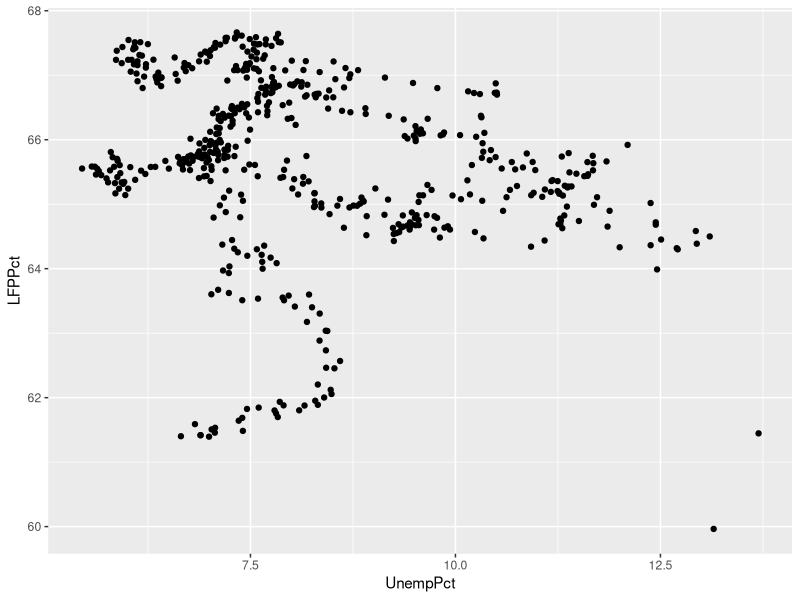
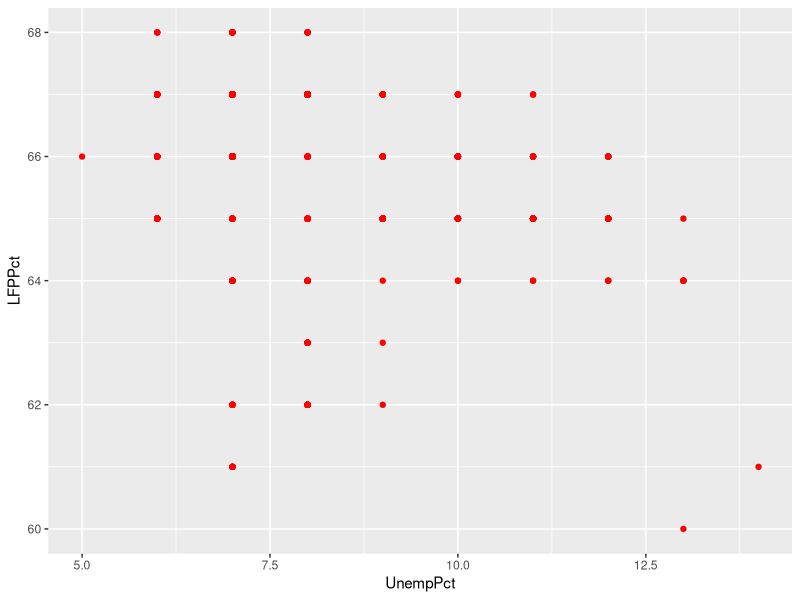
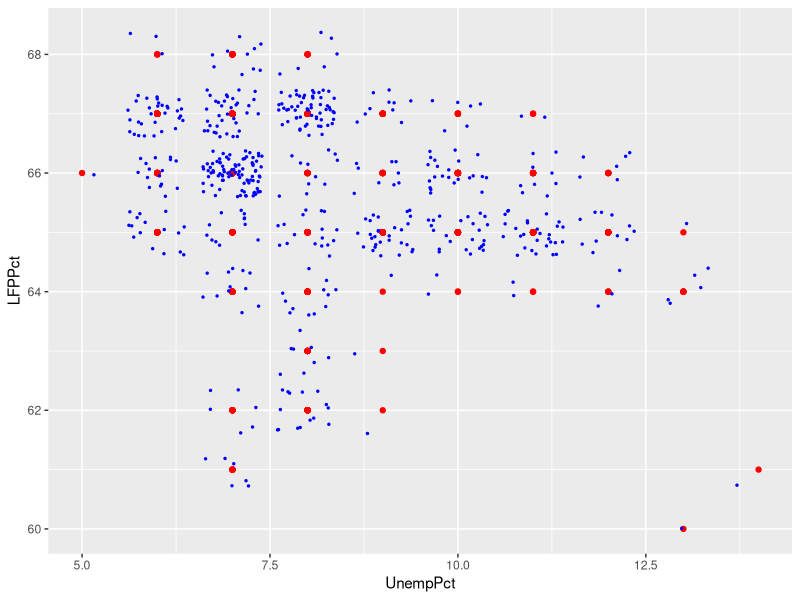
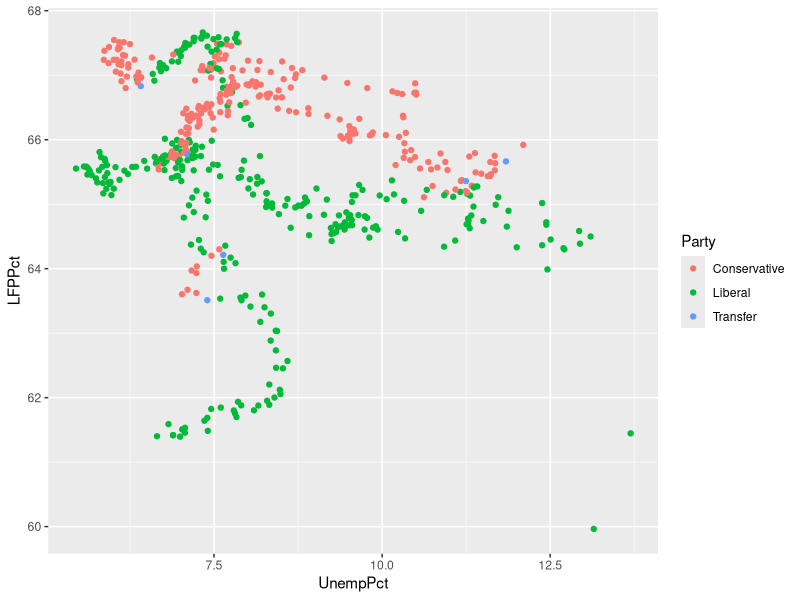
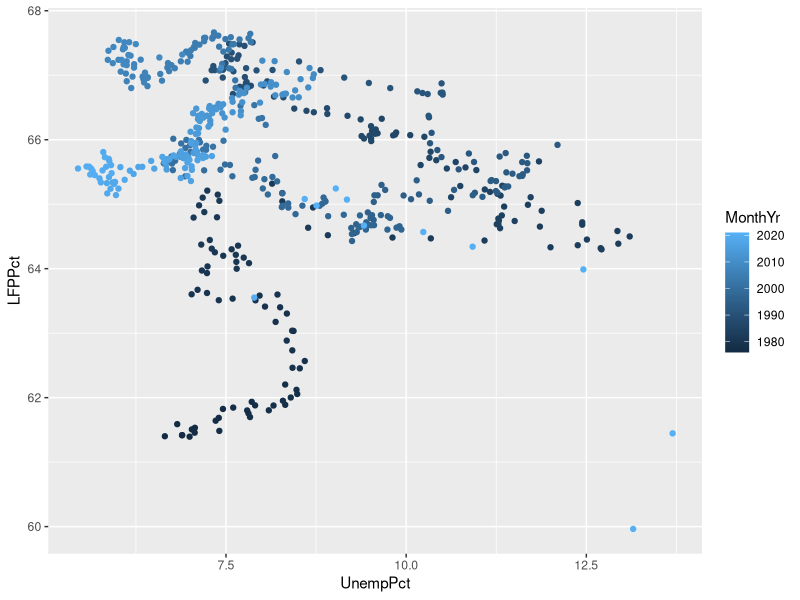
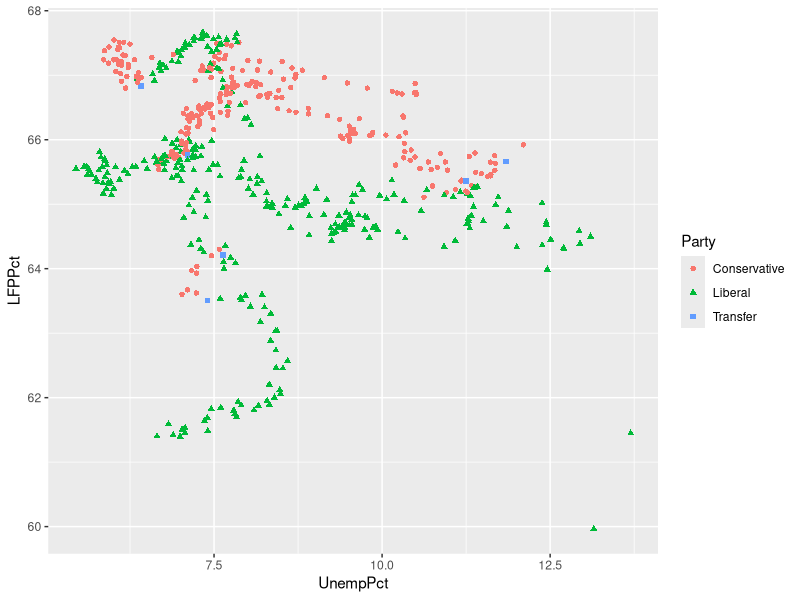
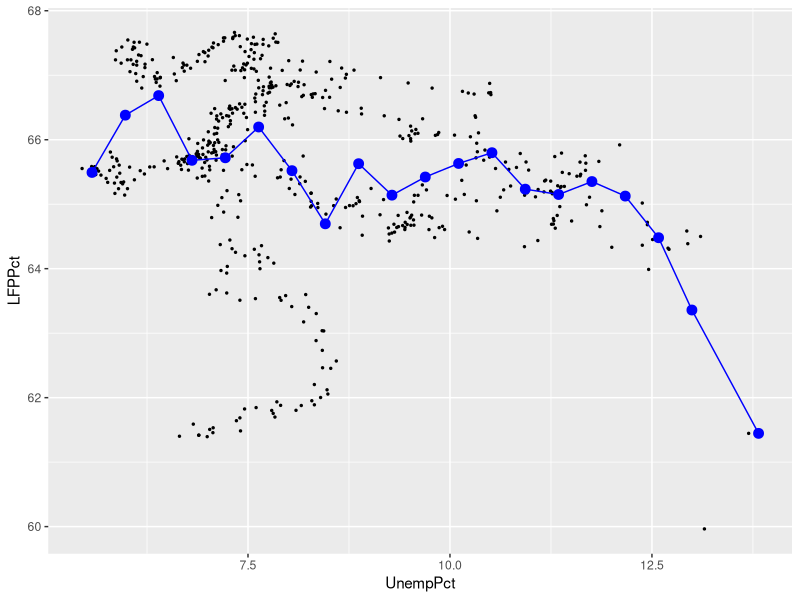
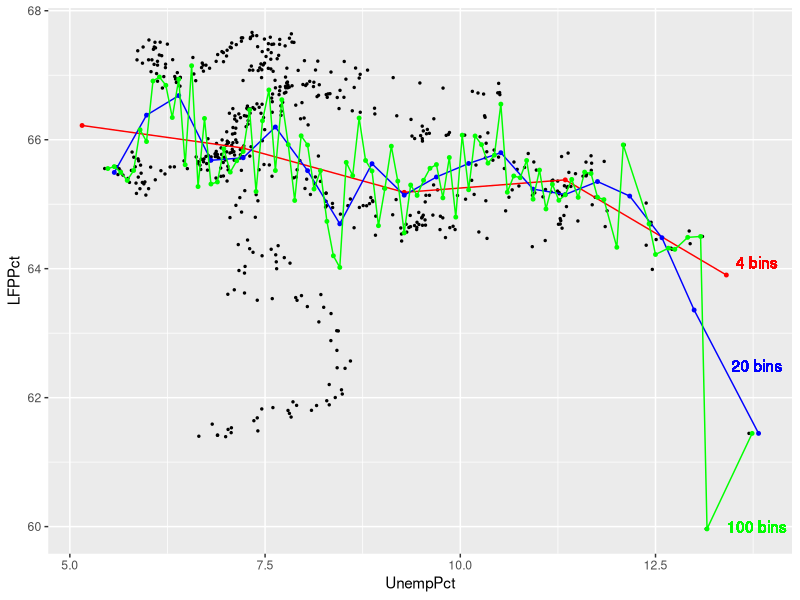

Reproduce these figures in R, in order.
## ---- chunk 1
knitr::opts_chunk$set(echo = TRUE,prompt=TRUE,tidy=TRUE,collapse=TRUE)
library(tidyverse)
EmpData <- read_csv("EmploymentData.csv")
# Make permanent changes to EmpData
EmpData <- EmpData %>%
  mutate(MonthYr = as.Date(MonthYr,"%m/%d/%Y")) %>% 
  mutate(UnempPct = 100*UnempRate) %>% 
  mutate(LFPPct = 100*LFPRate)
## ---- chunk 2
# For two specific columns of data
cov(EmpData$UnempPct,EmpData$LFPPct)
cor(EmpData$UnempPct,EmpData$LFPPct)
## ---- chunk 3
# Correlation matrix for the whole data set (at least the numerical parts)
EmpData %>%
  select(where(is.numeric)) %>%
  cor()
## ---- chunk 4
# EmpData has missing data in 1976 for the variable AnnPopGrowth
# Pairwise will only exclude 1976 from calculations involving AnnPopGrowth
EmpData %>%
  select(where(is.numeric)) %>%
  cor(use="pairwise.complete.obs")
# Casewise will exclude 1976 from all calculations
EmpData %>%
  select(where(is.numeric)) %>%
  cor(use="complete.obs")
## ---- chunk 5
ggplot(data=EmpData,aes(x=UnempPct,y=LFPPct)) + 
  geom_point()
## ---- chunk 6
# Round UnempPct and LFPPct to nearest integer
RoundedEmpData <- EmpData %>% 
  mutate(UnempPct=round(UnempPct)) %>% 
  mutate(LFPPct=round(LFPPct))
## ---- chunk 7
# Create graph using rounded data
ggplot(data=RoundedEmpData, aes(x=UnempPct,y=LFPPct)) + 
  geom_point(col="red")
## ---- chunk 8
ggplot(data=RoundedEmpData,aes(x=UnempPct,y=LFPPct)) + 
  geom_point(col="red") +
  geom_jitter(size=0.5, col="blue")
## ---- chunk 9
ggplot(data=EmpData,aes(x=UnempPct,y=LFPPct,col=Party)) + 
  geom_point()
ggplot(data=EmpData,aes(x=UnempPct,y=LFPPct,col=MonthYr)) + 
  geom_point()
## ---- chunk 10
ggplot(data=EmpData,aes(x=UnempPct,y=LFPPct,col=Party)) + 
  geom_point(aes(shape=Party))
## ---- chunk 11
ggplot(data=EmpData,aes(x=UnempPct,y=LFPPct)) + 
 geom_point(size=0.5) +
  stat_summary_bin(fun='mean', bins=20,
                   col="blue", size=3, geom='point') +
  stat_summary_bin(fun='mean', bins=20,
                   col="blue", size=0.5, geom='line')
## ---- chunk 12
ggplot(data=EmpData,aes(x=UnempPct,y=LFPPct)) + 
 geom_point(size=0.5) +
  stat_summary_bin(fun='mean', bins=4,
                   col="red", size=1, geom='point') +
  stat_summary_bin(fun='mean', bins=4,
                   col="red", size=0.5, geom='line') +
  stat_summary_bin(fun='mean', bins=20,
                   col="blue", size=1, geom='point') +
  stat_summary_bin(fun='mean', bins=20,
                   col="blue", size=0.5, geom='line') +
  stat_summary_bin(fun='mean', bins=100,
                   col="green", size=1, geom='point') +
  stat_summary_bin(fun='mean', bins=100,
                   col="green", size=0.5, geom='line') +
  geom_text(x=13.8,y=64.1,label="4 bins",col="red") +
  geom_text(x=13.8,y=62.5,label="20 bins",col="blue") +
  geom_text(x=13.8,y=60,label="100 bins",col="green")
## ---- chunk 13
ggplot(data=EmpData,aes(x=UnempRate,y=LFPRate)) + 
  geom_point(size = 0.5) +
  geom_smooth()
## ---- chunk 14
ggplot(data=EmpData,aes(x=UnempPct,y=LFPPct)) + 
  geom_point(size=0.5) +
  geom_smooth(method="lm") 
## ---- chunk 15
ggplot(data=EmpData,aes(x=UnempPct,y=LFPPct)) + 
  geom_point(size=0.5) +
  geom_smooth(col="red") + 
  geom_smooth(method="lm",col="blue") 
